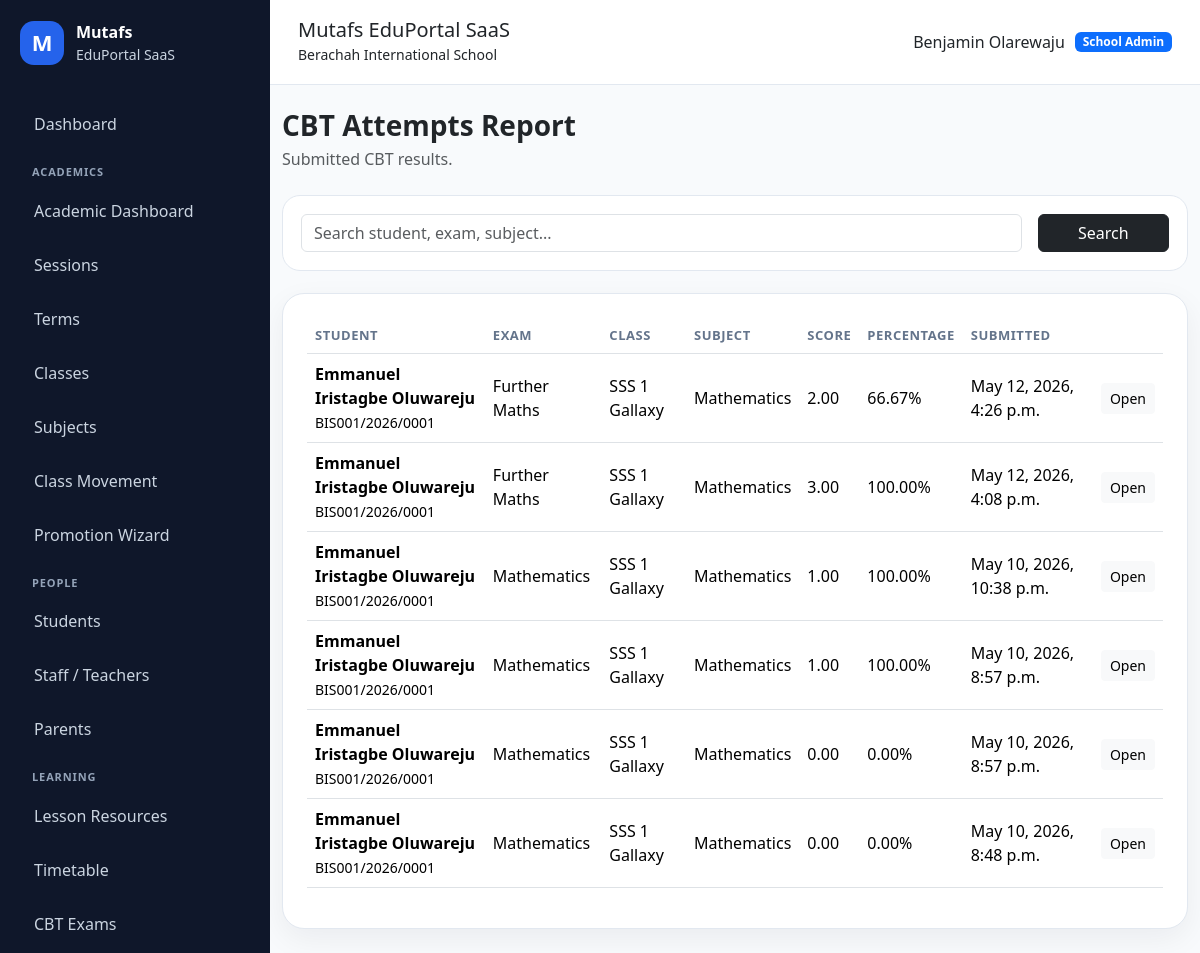
The app's page /cbt/reports/attempts/ (signed in) with its own data.
### apps/schools/models.py (models this page shows, shortened)
class School(models.Model):
    class SubscriptionStatus(models.TextChoices):
        TRIAL = "TRIAL", "Trial"
        ACTIVE = "ACTIVE", "Active"
        EXPIRED = "EXPIRED", "Expired"
        SUSPENDED = "SUSPENDED", "Suspended"
    name = models.CharField(max_length=255)
    slug = models.SlugField(max_length=255, unique=True, db_index=True)
    portal_subpath = models.SlugField(
        max_length=255,
        unique=True,
        help_text="Public portal path, e.g. berachah-school",
    )
    code = models.CharField(max_length=50, unique=True, db_index=True)
    email = models.EmailField(blank=True)
    phone = models.CharField(max_length=30, blank=True)
    address = models.TextField(blank=True)
    logo = models.ImageField(upload_to="school_logos/", blank=True, null=True)
    result_stamp = models.ImageField(
        upload_to="school_stamps/",
        blank=True,
        null=True,
    )
    is_active = models.BooleanField(default=True)
    is_verified = models.BooleanField(default=False)
    subscription_status = models.CharField(
        max_length=20,
        choices=SubscriptionStatus.choices,
        default=SubscriptionStatus.TRIAL,
        db_index=True,
    )
    subscription_start_date = models.DateField(null=True, blank=True)
    subscription_end_date = models.DateField(null=True, blank=True)
    result_checker_enabled = models.BooleanField(default=True)
    cbt_enabled = models.BooleanField(default=True)
    finance_enabled = models.BooleanField(default=True)
    parent_portal_enabled = models.BooleanField(default=True)
    custom_domain = models.CharField(
        max_length=255,
        blank=True,
        db_index=True,
        help_text="Example: schoolname.com",
    )
    subdomain = models.SlugField(
        max_length=100,
        blank=True,
        db_index=True,
        help_text="Example: brightstar",
    )
    primary_color = models.CharField(
        max_length=20,
        default="#2563eb",
    )
    secondary_color = models.CharField(
        max_length=20,
        default="#0f172a",
    )
    accent_color = models.CharField(
        max_length=20,
        default="#22c55e",
    )
    maintenance_mode = models.BooleanField(default=False)
    maintenance_message = models.TextField(
        blank=True,
        default="This school portal is temporarily under maintenance.",
    )
    storage_limit_mb = models.PositiveIntegerField(default=500)
    allow_custom_branding = models.BooleanField(default=True)
    created_at = models.DateTimeField(auto_now_add=True)
    updated_at = models.DateTimeField(auto_now=True)
    class Meta:
        ordering = ["name"]
        indexes = [
            models.Index(fields=["slug"]),
            models.Index(fields=["portal_subpath"]),
            models.Index(fields=["subscription_status"]),
            models.Index(fields=["is_active"]),
        ]
    @property
    def is_subscription_expired(self):
        if not self.subscription_end_date:
            return False
        return timezone.localdate() > self.subscription_end_date

### apps/accounts/models.py (models this page shows, shortened)
class User(AbstractUser):
    class Role(models.TextChoices):
        SUPER_ADMIN = "SUPER_ADMIN", "Super Admin"
        SCHOOL_ADMIN = "SCHOOL_ADMIN", "School Admin"
        TEACHER = "TEACHER", "Teacher"
        STUDENT = "STUDENT", "Student"
        PARENT = "PARENT", "Parent/Guardian"
    email = models.EmailField(unique=True)
    role = models.CharField(
        max_length=30,
        choices=Role.choices,
        default=Role.STUDENT,
        db_index=True,
    )
    school = models.ForeignKey(
        "schools.School",
        on_delete=models.SET_NULL,
        null=True,
        blank=True,
        related_name="users",
    )
    phone = models.CharField(max_length=30, blank=True)
    profile_picture = models.ImageField(
        upload_to="profiles/",
        blank=True,
        null=True,
    )
    must_change_password = models.BooleanField(default=False)
    last_login_ip = models.GenericIPAddressField(null=True, blank=True)
    last_activity_at = models.DateTimeField(null=True, blank=True)
    failed_login_attempts = models.PositiveIntegerField(default=0)
    created_at = models.DateTimeField(auto_now_add=True)
    updated_at = models.DateTimeField(auto_now=True)
    REQUIRED_FIELDS = ["email"]
    class Meta:
        indexes = [
            models.Index(fields=["role"]),
            models.Index(fields=["school", "role"]),
            models.Index(fields=["email"]),
        ]
    @property
    def is_super_admin(self):
        return self.role == self.Role.SUPER_ADMIN
    @property
    def is_school_admin(self):
        return self.role == self.Role.SCHOOL_ADMIN
    @property
    def is_teacher(self):
        return self.role == self.Role.TEACHER
    @property
    def is_student(self):
        return self.role == self.Role.STUDENT
    @property
    def is_parent(self):
        return self.role == self.Role.PARENT

### apps/cbt/models.py (models this page shows, shortened)
class CBTAttempt(models.Model):
    class Status(models.TextChoices):
        IN_PROGRESS = "IN_PROGRESS", "In Progress"
        SUBMITTED = "SUBMITTED", "Submitted"
    school = models.ForeignKey(
        "schools.School",
        on_delete=models.CASCADE,
        related_name="cbt_attempts",
    )
    exam = models.ForeignKey(
        CBTExam,
        on_delete=models.CASCADE,
        related_name="attempts",
    )
    student = models.ForeignKey(
        "students.StudentProfile",
        on_delete=models.CASCADE,
        related_name="cbt_attempts",
    )
    questions = models.ManyToManyField(
        CBTQuestion,
        through="CBTAttemptQuestion",
        related_name="attempts",
    )
    score = models.DecimalField(max_digits=5, decimal_places=2, default=0)
    percentage = models.DecimalField(max_digits=5, decimal_places=2, default=0)
    status = models.CharField(
        max_length=20,
        choices=Status.choices,
        default=Status.IN_PROGRESS,
    )
    started_at = models.DateTimeField(auto_now_add=True)
    submitted_at = models.DateTimeField(null=True, blank=True)
    class Meta:
        ordering = ["-started_at"]
        indexes = [
            models.Index(fields=["school", "exam"]),
            models.Index(fields=["student", "exam"]),
            models.Index(fields=["status"]),
        ]

class CBTExam(models.Model):
    school = models.ForeignKey(
        "schools.School",
        on_delete=models.CASCADE,
        related_name="cbt_exams",
    )
    title = models.CharField(max_length=255)
    school_class = models.ForeignKey(
        "academics.SchoolClass",
        on_delete=models.CASCADE,
        related_name="cbt_exams",
    )
    subject = models.ForeignKey(
        "academics.Subject",
        on_delete=models.CASCADE,
        related_name="cbt_exams",
    )
    session = models.ForeignKey(
        "academics.AcademicSession",
        on_delete=models.CASCADE,
        related_name="cbt_exams",
    )
    term = models.ForeignKey(
        "academics.AcademicTerm",
        on_delete=models.CASCADE,
        related_name="cbt_exams",
    )
    questions = models.ManyToManyField(
        CBTQuestion,
        related_name="exams",
        blank=True,
    )
    duration_minutes = models.PositiveIntegerField(default=30)
    total_questions = models.PositiveIntegerField(default=20)
    pass_mark = models.PositiveIntegerField(default=50)
    start_datetime = models.DateTimeField(null=True, blank=True)
    end_datetime = models.DateTimeField(null=True, blank=True)
    shuffle_questions = models.BooleanField(default=True)
    show_score_immediately = models.BooleanField(default=True)
    allow_retake = models.BooleanField(default=False)
    is_active = models.BooleanField(default=False)
    created_by = models.ForeignKey(
        settings.AUTH_USER_MODEL,
        on_delete=models.SET_NULL,
        null=True,
        blank=True,
        related_name="created_cbt_exams",
    )
    created_at = models.DateTimeField(auto_now_add=True)
    class Meta:
        ordering = ["-created_at"]
        indexes = [
            models.Index(fields=["school", "school_class", "subject"]),
            models.Index(fields=["session", "term"]),
            models.Index(fields=["is_active"]),
        ]

### apps/students/models.py (models this page shows, shortened)
class StudentProfile(models.Model):
    class Gender(models.TextChoices):
        MALE = "MALE", "Male"
        FEMALE = "FEMALE", "Female"
    class Status(models.TextChoices):
        ACTIVE = "ACTIVE", "Active"
        GRADUATED = "GRADUATED", "Graduated"
        TRANSFERRED = "TRANSFERRED", "Transferred"
        SUSPENDED = "SUSPENDED", "Suspended"
        WITHDRAWN = "WITHDRAWN", "Withdrawn"
    user = models.OneToOneField(
        settings.AUTH_USER_MODEL,
        on_delete=models.CASCADE,
        related_name="student_profile",
    )
    school = models.ForeignKey(
        "schools.School",
        on_delete=models.CASCADE,
        related_name="students",
    )
    current_class = models.ForeignKey(
        "academics.SchoolClass",
        on_delete=models.SET_NULL,
        null=True,
        blank=True,
        related_name="students",
    )
    admission_number = models.CharField(max_length=50, unique=True, db_index=True)
    passkey = models.CharField(max_length=20, unique=True, db_index=True)
    result_token = models.CharField(max_length=80, unique=True, blank=True, db_index=True)
    result_qr = models.ImageField(upload_to="result_qr_codes/", blank=True, null=True)
    surname = models.CharField(max_length=100, db_index=True)
    first_name = models.CharField(max_length=100)
    middle_name = models.CharField(max_length=100, blank=True)
    gender = models.CharField(max_length=10, choices=Gender.choices)
    date_of_birth = models.DateField(null=True, blank=True)
    passport = models.ImageField(upload_to="student_passports/", blank=True, null=True)
    guardian_name = models.CharField(max_length=150, blank=True)
    guardian_phone = models.CharField(max_length=30, blank=True)
    guardian_email = models.EmailField(blank=True)
    address = models.TextField(blank=True)
    status = models.CharField(max_length=20, choices=Status.choices, default=Status.ACTIVE)
    admission_date = models.DateField(default=timezone.localdate)
    created_at = models.DateTimeField(auto_now_add=True)
    updated_at = models.DateTimeField(auto_now=True)
    class Meta:
        ordering = ["surname", "first_name"]
        indexes = [
            models.Index(fields=["school", "current_class"]),
            models.Index(fields=["school", "status"]),
            models.Index(fields=["surname"]),
            models.Index(fields=["admission_number"]),
            models.Index(fields=["passkey"]),
        ]
    @property
    def full_name(self):
        names = [self.surname, self.first_name, self.middle_name]
        return " ".join([name for name in names if name]).strip()

### apps/academics/models.py (models this page shows, shortened)
class SchoolClass(models.Model):
    class Category(models.TextChoices):
        NURSERY = "NURSERY", "Nursery"
        PRIMARY = "PRIMARY", "Primary"
        JSS = "JSS", "Junior Secondary"
        SSS = "SSS", "Senior Secondary"
    school = models.ForeignKey(
        "schools.School",
        on_delete=models.CASCADE,
        related_name="classes",
    )
    name = models.CharField(max_length=100)
    category = models.CharField(max_length=20, choices=Category.choices)
    position_order = models.PositiveIntegerField(default=0)
    is_active = models.BooleanField(default=True)
    created_at = models.DateTimeField(auto_now_add=True)
    class Meta:
        ordering = ["position_order", "name"]
        unique_together = ("school", "name")

class Subject(models.Model):
    school = models.ForeignKey(
        "schools.School",
        on_delete=models.CASCADE,
        related_name="subjects",
    )
    name = models.CharField(max_length=150)
    code = models.CharField(max_length=30, blank=True)
    category = models.CharField(
        max_length=20,
        choices=SchoolClass.Category.choices,
        blank=True,
    )
    is_active = models.BooleanField(default=True)
    created_at = models.DateTimeField(auto_now_add=True)
    class Meta:
        ordering = ["name"]
        unique_together = ("school", "name")

### apps/cbt/views.py (the view, shortened to what this page needs)
# urls.py: path("reports/attempts/", views.cbt_attempts_report, name="cbt_attempts_report"),
@login_required
@role_required(User.Role.SCHOOL_ADMIN, User.Role.TEACHER)
def cbt_attempts_report(request):
    school = get_user_school(request)
    query = request.GET.get("q", "").strip()
    attempts = CBTAttempt.objects.filter(
        school=school,
        status=CBTAttempt.Status.SUBMITTED,
    ).select_related("exam", "student", "exam__subject", "exam__school_class")
    if request.user.is_teacher:
        classes, subjects = teacher_classes_and_subjects(request)
        attempts = attempts.filter(exam__school_class__in=classes, exam__subject__in=subjects)
    return render(request, "cbt/attempts_report.html", {
        "attempts": attempts,
        "query": query,
    })

### templates/cbt/attempts_report.html
{% extends "base.html" %}
{% block content %}
<div class="d-flex flex-wrap justify-content-between align-items-center mb-4 gap-2">
    <div>
        <h3 class="fw-bold mb-1">CBT Attempts Report</h3>
        <p class="text-muted mb-0">Submitted CBT results.</p>
    </div>
</div>
<div class="filter-card">
    <form method="get" class="row g-3">
        <div class="col-md-10">
            <input type="text" name="q" value="{{ query }}" class="form-control" placeholder="Search student, exam, subject...">
        </div>
        <div class="col-md-2 d-grid">
            <button class="btn btn-dark">Search</button>
        </div>
    </form>
</div>
<div class="content-card">
    <div class="table-responsive">
        <table class="table align-middle">
            <thead>
                <tr>
                    <th>Student</th>
                    <th>Exam</th>
                    <th>Class</th>
                    <th>Subject</th>
                    <th>Score</th>
                    <th>Percentage</th>
                    <th>Submitted</th>
                    <th></th>
                </tr>
            </thead>
            <tbody>
                {% for attempt in attempts %}
                    <tr>
                        <td>
                            <strong>{{ attempt.student.full_name }}</strong><br>
                            <small>{{ attempt.student.admission_number }}</small>
                        </td>
                        <td>{{ attempt.exam.title }}</td>
                        <td>{{ attempt.exam.school_class.name }}</td>
                        <td>{{ attempt.exam.subject.name }}</td>
                        <td>{{ attempt.score }}</td>
                        <td>{{ attempt.percentage|floatformat:2 }}%</td>
                        <td>{{ attempt.submitted_at }}</td>
                        <td class="text-end">
                            <a href="{% url 'cbt_attempt_result' attempt.pk %}" class="btn btn-sm btn-light">Open</a>
                        </td>
                    </tr>
                {% empty %}
                    <tr><td colspan="8" class="text-center text-muted py-4">No submitted attempts found.</td></tr>
                {% endfor %}
            </tbody>
        </table>
    </div>
</div>
{% endblock %}

### templates/partials/navbar.html
<header class="topbar">
    <div>
        <h5 class="mb-0">{{ APP_NAME }}</h5>
        {% if current_school %}
            <small>{{ current_school.name }}</small>
        {% else %}
            <small>{{ COMPANY_NAME }}</small>
        {% endif %}
    </div>
    <div class="topbar-user">
        {% if request.user.is_authenticated %}
            <span>{{ request.user.get_full_name|default:request.user.username }}</span>
            <span class="badge bg-primary">{{ request.user.get_role_display }}</span>
        {% endif %}
    </div>
</header>

### records on screen
School: name "Berachah International School"
User: user.get_full_name "Benjamin Olarewaju", user.role "School Admin"
CBTAttempt: student.full_name "Emmanuel Iristagbe Oluwareju", student.admission_number "BIS001/2026/0001", exam "Further Maths", exam.school_class.name "SSS 1 Gallaxy", exam.subject.name "Mathematics", score "2.00", percentage "66.67", submitted_at "May 12, 2026, 4:26 p.m."
CBTAttempt: student.full_name "Emmanuel Iristagbe Oluwareju", student.admission_number "BIS001/2026/0001", exam "Further Maths", exam.school_class.name "SSS 1 Gallaxy", exam.subject.name "Mathematics", score "3.00", percentage "100.00", submitted_at "May 12, 2026, 4:08 p.m."
CBTAttempt: student.full_name "Emmanuel Iristagbe Oluwareju", student.admission_number "BIS001/2026/0001", exam "Mathematics", exam.school_class.name "SSS 1 Gallaxy", exam.subject.name "Mathematics", score "1.00", percentage "100.00", submitted_at "May 10, 2026, 10:38 p.m."
CBTAttempt: student.full_name "Emmanuel Iristagbe Oluwareju", student.admission_number "BIS001/2026/0001", exam "Mathematics", exam.school_class.name "SSS 1 Gallaxy", exam.subject.name "Mathematics", score "1.00", percentage "100.00", submitted_at "May 10, 2026, 8:57 p.m."
CBTAttempt: student.full_name "Emmanuel Iristagbe Oluwareju", student.admission_number "BIS001/2026/0001", exam "Mathematics", exam.school_class.name "SSS 1 Gallaxy", exam.subject.name "Mathematics", score "0.00", percentage "0.00", submitted_at "May 10, 2026, 8:57 p.m."
CBTAttempt: student.full_name "Emmanuel Iristagbe Oluwareju", student.admission_number "BIS001/2026/0001", exam "Mathematics", exam.school_class.name "SSS 1 Gallaxy", exam.subject.name "Mathematics", score "0.00", percentage "0.00", submitted_at "May 10, 2026, 8:48 p.m."

### other values on screen
{{ APP_NAME }} "Mutafs EduPortal SaaS"
